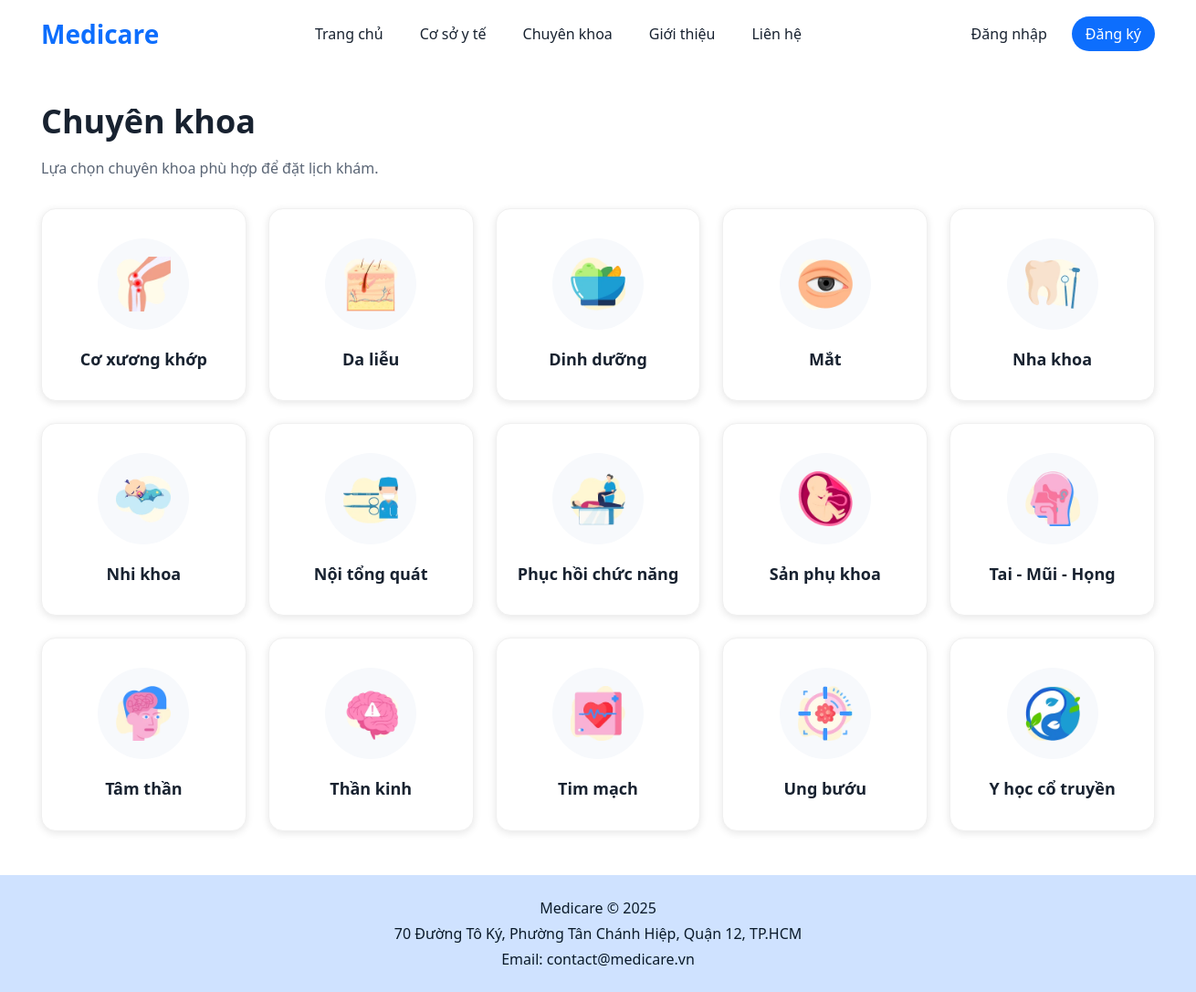
/Specialty.php, run on the app's committed database.
### tables this page shows
CREATE TABLE `specialties` (
  `specialty_id` int(11) NOT NULL,
  `specialty_name` varchar(100) NOT NULL,
  `icon` varchar(255) DEFAULT NULL,
  `created_at` timestamp NOT NULL DEFAULT current_timestamp()
);

### Specialty.php (the view, shortened to what this page needs)
<?php
require_once 'config.php';
include 'header.php';
$specialties = [];
$sql = "SELECT * FROM specialties ORDER BY specialty_name";
$result = mysqli_query($conn, $sql);
if ($result) {
    while ($row = mysqli_fetch_assoc($result)) {
        $specialties[] = $row;
    }
}
?>
<main class="page specialty-page">
    <section class="page-hero">
        <h1>Chuyên khoa</h1>
        <p>Lựa chọn chuyên khoa phù hợp để đặt lịch khám.</p>
    </section>
    <section class="specialty-grid-large">
        <?php if (empty($specialties)): ?>
            <h3>Chưa có chuyên khoa nào</h3>
            <p>Hiện tại chưa có chuyên khoa nào trong hệ thống.</p>
        <?php else: ?>
            <?php foreach ($specialties as $specialty): ?>
                <a class="specialty-card reveal" href="SpecialtyResult.php?id=<?php echo $specialty['specialty_id']; ?>" style="text-decoration: none; color: inherit;">
                    <div class="specialty-icon-wrapper">
                        <?php if (!empty($specialty['icon'])): ?>
                            <img src="<?php echo htmlspecialchars($specialty['icon']); ?>" alt="<?php echo htmlspecialchars($specialty['specialty_name']); ?>" />
                        <?php else: ?>
                            <img src="images/specialties/default.png" alt="<?php echo htmlspecialchars($specialty['specialty_name']); ?>" />
                        <?php endif; ?>
                    </div>
                    <h3><?php echo htmlspecialchars($specialty['specialty_name']); ?></h3>
                </a>
            <?php endforeach; ?>
        <?php endif; ?>
    </section>
</main>
<?php include 'footer.php'; ?>

### style.css (style rules this page uses)
:root { --primary: #0d6efd; --text: #182230; --bg-light: #f7f9fc; --shadow: 0 2px 6px rgba(0, 0, 0, 0.15); }
* { box-sizing: border-box; margin: 0; padding: 0; }
body { font-family: "Segoe UI", Arial, sans-serif; color: var(--text); background: #fff; line-height: 1.5; width: 1300px; margin: 0 auto; overflow-x: hidden; }
main { padding: 32px 40px 48px; display: flex; flex-direction: column; gap: 48px; }
.page { gap: 32px; }
.reveal { opacity: 1; }
.facility-page, .specialty-page, .specialty-result-page, .about-page, .contact-page, .search-page { gap: 32px; }
.page-hero { display: flex; flex-direction: column; gap: 12px; }
.page-hero h1 { font-size: 36px; }
.page-hero p { color: #5a6575; font-size: 16px; }
.specialty-grid-large { display: grid; grid-template-columns: repeat(auto-fill, minmax(220px, 1fr)); gap: 24px; }
.specialty-card { background: #fff; border-radius: 16px; box-shadow: 0 2px 8px rgba(0, 0, 0, 0.1); padding: 32px 20px; text-align: center; display: flex; flex-direction: column; align-items: center; gap: 20px; cursor: pointer; border: 1px solid #f0f0f0; }
.specialty-icon-wrapper, .slider-card-specialty .specialty-icon { width: 100px; height: 100px; border-radius: 50%; background: var(--bg-light); display: flex; align-items: center; justify-content: center; }
.specialty-card img, .slider-card-specialty .specialty-icon img { width: 60px; height: 60px; max-width: 60px; max-height: 60px; object-fit: contain; }
.specialty-card h3 { font-size: 18px; font-weight: 600; color: var(--text); margin: 0; line-height: 1.4; }

### data on the page
specialties: shows a picture, specialty_name "Cơ xương khớp"
specialties: shows a picture, specialty_name "Da liễu"
specialties: shows a picture, specialty_name "Dinh dưỡng"
specialties: shows a picture, specialty_name "Mắt"
specialties: shows a picture, specialty_name "Nha khoa"
specialties: shows a picture, specialty_name "Nhi khoa"
specialties: shows a picture, specialty_name "Nội tổng quát"
specialties: shows a picture, specialty_name "Phục hồi chức năng"
specialties: shows a picture, specialty_name "Sản phụ khoa"
specialties: shows a picture, specialty_name "Tai - Mũi - Họng"
specialties: shows a picture, specialty_name "Tâm thần"
specialties: shows a picture, specialty_name "Thần kinh"
specialties: shows a picture, specialty_name "Tim mạch"
specialties: shows a picture, specialty_name "Ung bướu"
specialties: shows a picture, specialty_name "Y học cổ truyền"
